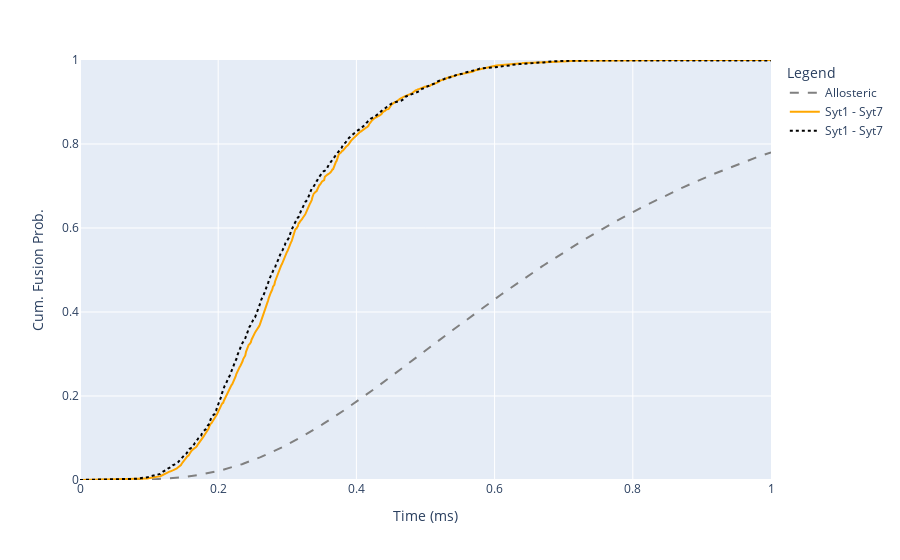

Source (notebook cell):
### Code cell
# Visualise cumulative probability of fusion
allo_col = 'rgb(128,128,128)'
clamp_col = 'rgb(255,167,0)'

fig = px.line()

fig.add_scatter(x=allosteric_sim['timestamp'], y=allosteric_sim['probability']['Fused'],
mode='lines', line={'color':allo_col, 'dash':'dash'}, name='Allosteric')

fig.add_scatter(x=clamp_sim['timestamp'], y=clamp_sim['probability']['Fused'],
mode='lines', line={'color':clamp_col, 'dash':'solid'}, name=clamp_model.name)
fig.add_scatter(x=clamp_sim_alt['timestamp'], y=clamp_sim_alt['probability']['Fused'],
mode='lines', line={'color':'black', 'dash':'dot'}, name=clamp_model.name)

fig.update_layout(
    legend = {'title': 'Legend'},
    xaxis = {'title': 'Time (ms)', 'range': [0, 1]},
    yaxis = {'title': 'Cum. Fusion Prob.', 'range': [0, 1]},
    hovermode='x'
)

fig.show()

### Figure 1 — Plotly figure (JSON) as saved in the notebook; plotly's stock layout.template omitted (floating-point values rounded to 4 significant figures; data arrays with more than 128 entries replaced by an {"elided": "..."} marker saying what was removed)
{"data": [{"hovertemplate": "<extra></extra>", "legendgroup": "", "line": {"color": "#636efa", "dash": "solid"}, "marker": {"symbol": "circle"}, "mode": "lines", "name": "", "orientation": "v", "showlegend": false, "type": "scatter", "xaxis": "x", "yaxis": "y"}, {"line": {"color": "rgb(128,128,128)", "dash": "dash"}, "mode": "lines", "name": "Allosteric", "type": "scatter", "x": {"elided": "1000 float values"}, "y": {"elided": "1000 float values"}}, {"line": {"color": "rgb(255,167,0)", "dash": "solid"}, "mode": "lines", "name": "Syt1 - Syt7", "type": "scatter", "x": {"elided": "1000 float values"}, "y": {"elided": "1000 float values"}}, {"line": {"color": "black", "dash": "dot"}, "mode": "lines", "name": "Syt1 - Syt7", "type": "scatter", "x": {"elided": "1000 float values"}, "y": {"elided": "1000 float values"}}], "layout": {"hovermode": "x", "legend": {"title": {"text": "Legend"}, "tracegroupgap": 0}, "margin": {"t": 60}, "xaxis": {"anchor": "y", "domain": [0, 1], "range": [0, 1], "title": {"text": "Time (ms)"}}, "yaxis": {"anchor": "x", "domain": [0, 1], "range": [0, 1], "title": {"text": "Cum. Fusion Prob."}}}}
